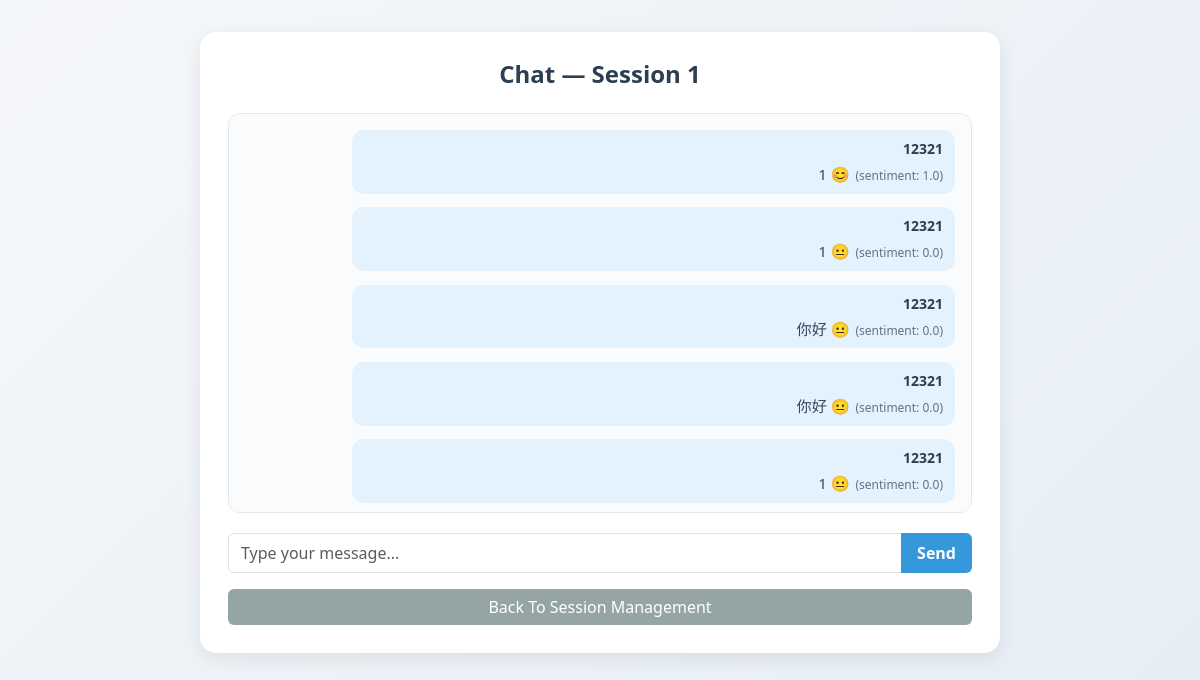
The app's page /chat/1 (signed in) with its own data.
### models.py (models this page shows, shortened)
class User(db.Model):
    __tablename__ = 'users'  # 显式指定表名（复数，避免歧义）
    id = db.Column(db.Integer, primary_key=True, autoincrement=True)
    username = db.Column(db.String(20), unique=True, nullable=False, comment='用户名（唯一）')
    password = db.Column(db.String(255), nullable=False, comment='加密后的密码')
    role = db.Column(db.String(10), nullable=False, default='user', comment='角色：admin/agent/user')
    email = db.Column(db.String(120), unique=True, nullable=True, comment='邮箱（可选，唯一）')
    phone = db.Column(db.String(11), unique=True, nullable=True, comment='手机号（可选，唯一）')
    real_name = db.Column(db.String(30), nullable=True, comment='真实姓名')
    avatar = db.Column(db.String(255), nullable=True, comment='头像URL')
    is_active = db.Column(db.Boolean, default=True, comment='是否激活（禁用/启用）')
    is_deleted = db.Column(db.Boolean, default=False, comment='软删除标记')
    created_at = db.Column(db.DateTime, default=lambda: datetime.now(UTC), comment='创建时间（UTC）')
    updated_at = db.Column(db.DateTime, default=lambda: datetime.now(UTC), onupdate=lambda: datetime.now(UTC),
                           comment='更新时间')
    last_login_at = db.Column(db.DateTime, nullable=True, comment='最后登录时间')
    initiated_chat_sessions = db.relationship(
        'ChatSession',
        foreign_keys='ChatSession.user_id',
        back_populates='initiator',
        lazy=True,
        cascade='all, delete-orphan'
    )
    handled_chat_sessions = db.relationship(
        'ChatSession',
        foreign_keys='ChatSession.agent_id',
        back_populates='handler',
        lazy=True,
        cascade='all, delete-orphan'
    )
    applied_appointments = db.relationship(
        'Appointment',
        foreign_keys='Appointment.user_id',
        back_populates='applicant',
        lazy=True
    )
    assigned_appointments = db.relationship(
        'Appointment',
        foreign_keys='Appointment.agent_id',
        back_populates='assigned_agent',
        lazy=True
    )
    friend_requests_sent = db.relationship(
        'FriendRelation',
        foreign_keys='FriendRelation.user_id',
        back_populates='user',
        lazy='dynamic',
        cascade='all, delete-orphan'
    )
    friend_requests_received = db.relationship(
        'FriendRelation',
        foreign_keys='FriendRelation.friend_id',
        back_populates='friend',
        lazy='dynamic',
        cascade='all, delete-orphan'
    )

class Message(db.Model):
    __tablename__ = 'messages'  # 复数表名
    id = db.Column(db.Integer, primary_key=True, autoincrement=True)
    session_id = db.Column(db.Integer, db.ForeignKey('chat_sessions.id'), nullable=False, comment='会话ID')
    sender_id = db.Column(db.Integer, db.ForeignKey('users.id'), nullable=False, comment='发送者ID')
    receiver_id = db.Column(db.Integer, db.ForeignKey('users.id'), nullable=True, comment='接收者ID')
    text = db.Column(db.Text, nullable=False, comment='消息内容')
    timestamp = db.Column(db.DateTime, default=lambda: datetime.now(UTC), comment='发送时间')
    sentiment = db.Column(db.Float, nullable=True, comment='情感分析得分（-1~1）')
    message_type = db.Column(db.String(10), default='text', comment='消息类型：text/image/file')
    is_read = db.Column(db.Boolean, default=False, comment='是否已读')
    file_url = db.Column(db.String(255), nullable=True, comment='文件/图片URL（非文本消息）')
    sender = db.relationship('User', foreign_keys=[sender_id], backref='sent_messages', lazy=True)
    receiver = db.relationship('User', foreign_keys=[receiver_id], backref='received_messages', lazy=True)

### routes.py (the view)
    @app.route('/chat/<int:session_id>')
    def chat(session_id):
        if 'user_id' not in session:
            return redirect(url_for('login'))
        chat_session = ChatSession.query.get(session_id)
        if not chat_session:
            flash('Chat session not found!', 'error')
            return redirect(url_for('session_management'))
        user_id = session['user_id']
        if not (chat_session.user_id == user_id or chat_session.agent_id == user_id):
            flash('You have no permission to access this session!', 'error')
            return redirect(url_for('session_management'))
        messages = Message.query.filter_by(session_id=session_id).order_by(Message.timestamp).all()
        return render_template('chat.html', session_id=session_id, messages=messages)

### templates/chat.html (shortened to what this page needs)
<!DOCTYPE html>
<html lang="en">
<head>
    <link href="https://cdn.jsdelivr.net/npm/bootstrap@5.3.0/dist/css/bootstrap.min.css" rel="stylesheet">
</head>
<body>
    <div class="container">
        <div class="chat-card">
            <h1>Chat — Session {{ session_id }}</h1>
            <div id="chat">
                {% for msg in messages %}
                    {% set sender_name = msg.sender.username if msg.sender else 'Bot' %}
                    {% set is_user = (sender_name == session.username) %}
                    {% set msg_class = 'message user' if is_user else 'message bot' if sender_name == 'Bot' or sender_name != session.username  %}
                    {% set emoji = '' %}
                    {% set sentiment_part = '' %}
                    {% if is_user %}
                        {% if msg.sentiment > 0.5 %}{% set emoji = ' 😊' %}
                        {% elif msg.sentiment > 0 %}{% set emoji = ' 🙂' %}
                        {% elif msg.sentiment < -0.5 %}{% set emoji = ' 😠' %}
                        {% elif msg.sentiment < 0 %}{% set emoji = ' 😔' %}
                        {% else %}{% set emoji = ' 😐' %}{% endif %}
                        {% set sentiment_part = '<span class="sentiment-badge">(sentiment: ' + msg.sentiment|string + ')</span>' %}
                    {% endif %}
                    <div class="{{ msg_class }}">
                        <div class="message-header">{{ sender_name }}</div>
                        <div class="message-content">{{ msg.text }}{{ emoji | safe }}{{ sentiment_part | safe }}</div>
                    </div>
                {% endfor %}
            </div>
            <div class="input-group">
                <input type="text" id="message" class="form-control" placeholder="Type your message..."
                       onkeyup="if(event.keyCode === 13) sendMessage();">
                <button class="btn btn-primary" onclick="sendMessage()">Send</button>
            </div>
            <a href="/session_management" class="btn btn-secondary w-100">Back To Session Management</a>
        </div>
    </div>
</body>
</html>

### templates/chat.html (style rules this page uses)
body { background: linear-gradient(135deg, #f5f7fa 0%, #e4edf5 100%); min-height: 100vh; padding-top: 2rem; padding-bottom: 2rem; }
.chat-card { background: #ffffff; border-radius: 16px; box-shadow: 0 6px 20px rgba(0, 0, 0, 0.08); padding: 1.75rem; max-width: 800px; margin: 0 auto; }
.chat-card h1 { font-weight: 600; color: #2c3e50; margin-bottom: 1.5rem; font-size: 1.5rem; text-align: center; }
#chat { height: 400px; overflow-y: auto; background-color: #f9fbfd; border-radius: 12px; padding: 1rem; margin-bottom: 1.25rem; border: 1px solid #e1e8f0; font-family: 'Segoe UI', system-ui, sans-serif; line-height: 1.5; }
.message { margin-bottom: 0.85rem; padding: 0.5rem 0.75rem; border-radius: 12px; max-width: 85%; word-wrap: break-word; }
.message.user { background-color: #e3f2fd; margin-left: auto; text-align: right; }
.message-header { font-weight: 600; font-size: 0.875rem; margin-bottom: 0.25rem; color: #2c3e50; }
.message-content { font-size: 0.95rem; color: #34495e; }
.sentiment-badge { font-size: 0.75rem; opacity: 0.75; margin-left: 0.35rem; }
.input-group { max-width: 800px; margin: 0 auto; }
.btn-primary { background-color: #3498db; border: none; padding: 0.5rem 1rem; font-weight: 600; }
.btn-secondary { background-color: #95a5a6; border: none; margin-top: 1rem; }

### records on screen
Message: text "1", emoji "😊", sentiment_part "(sentiment: 1.0)"
User: username "12321"
Message: text "1", emoji "😐", sentiment_part "(sentiment: 0.0)"
Message: text "你好", emoji "😐", sentiment_part "(sentiment: 0.0)"
Message: text "你好", emoji "😐", sentiment_part "(sentiment: 0.0)"
Message: text "1", emoji "😐", sentiment_part "(sentiment: 0.0)"

### other values on screen
{{ session_id }} "1"
